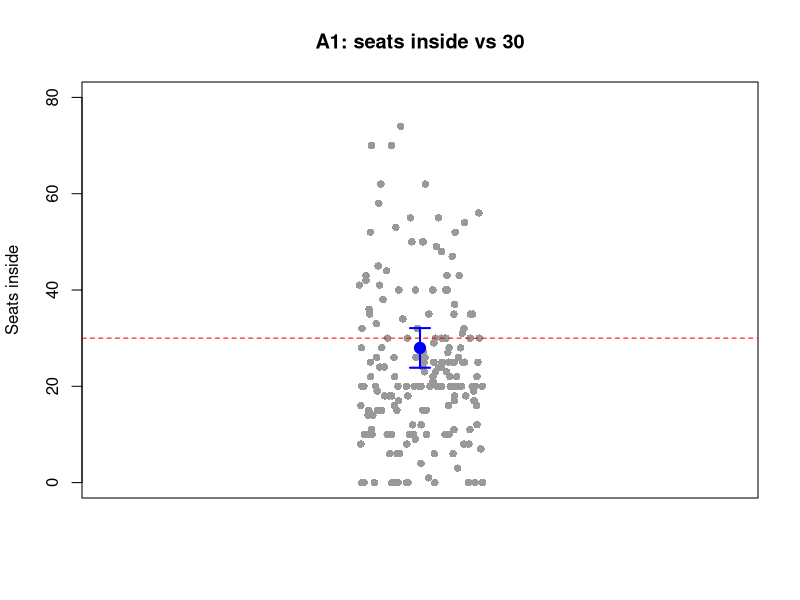
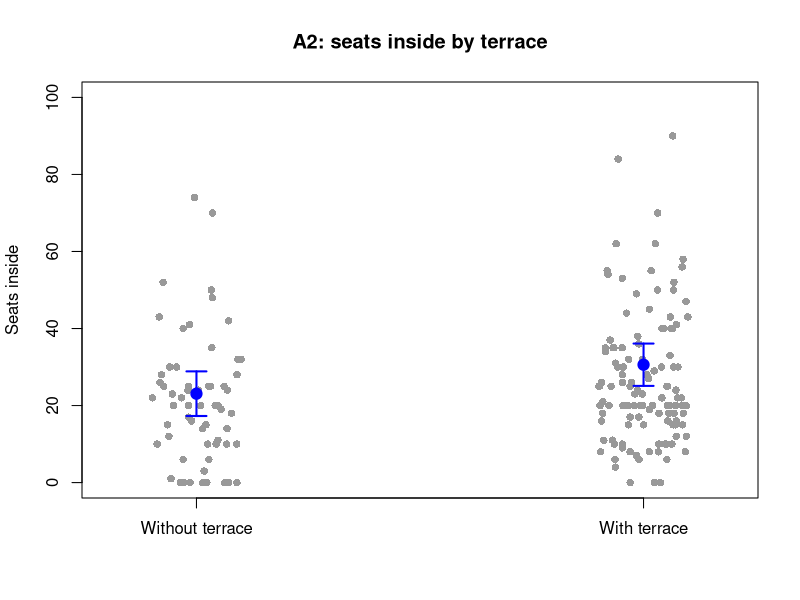
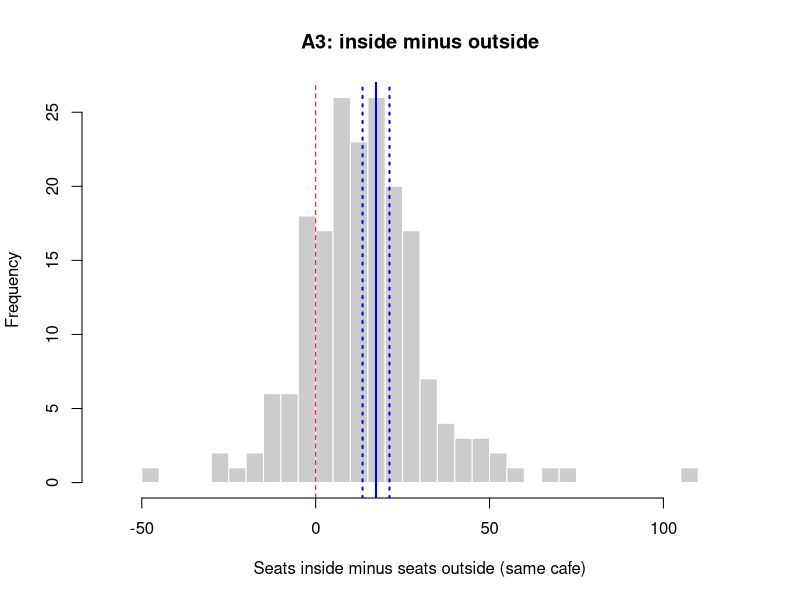
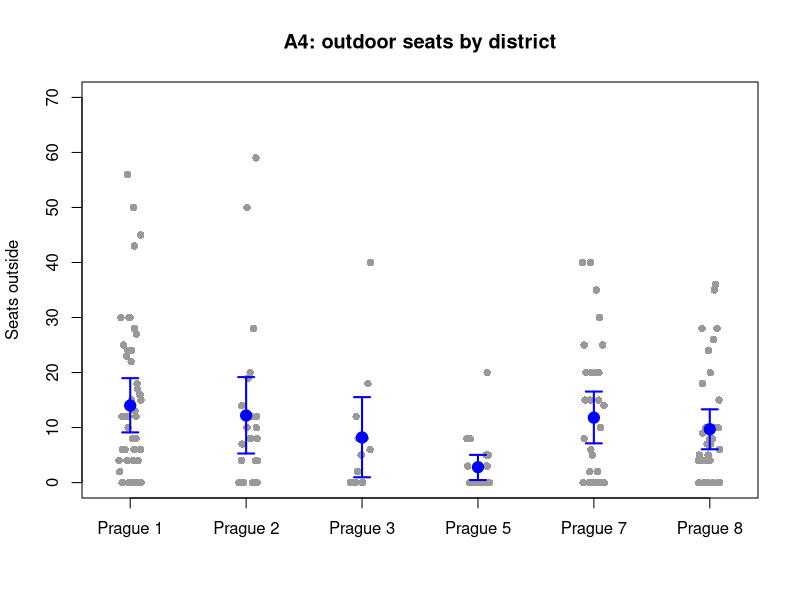
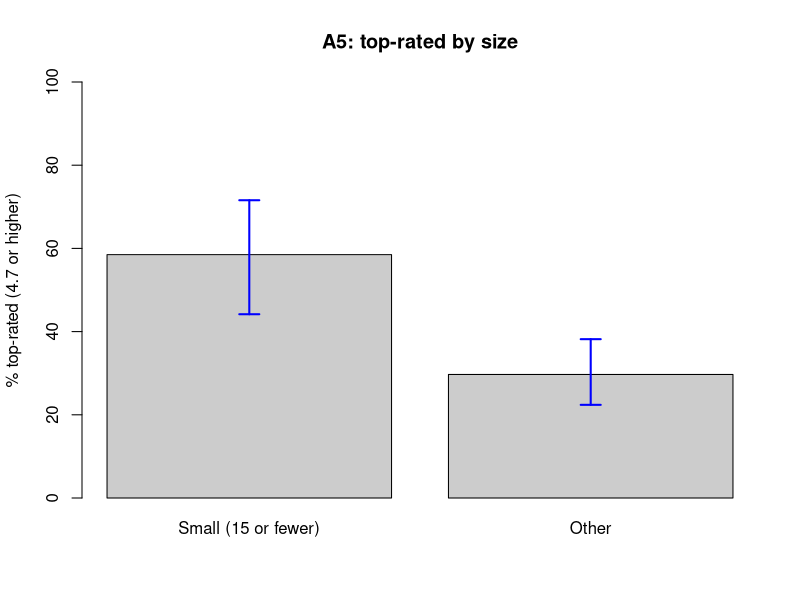

Source code (R) for these figures, in order:

library(xtable)
library(rstatix)

dir.create("report/tables",  recursive = TRUE, showWarnings = FALSE)
dir.create("report/figures", recursive = TRUE, showWarnings = FALSE)

# WHAT: a helper that writes a p-value the way the brief wants:
#       3 decimals, no leading zero (".031"), and "< .001" for tiny values.
# HOW:  sprintf("%.3f", p) gives 3 decimals ("0.031"); sub("^0", "", ...) deletes
#       the leading 0; ifelse() picks "< .001" when p is smaller than .001.
fp <- function(p) ifelse(p < .001, "< .001", sub("^0", "", sprintf("%.3f", p)))

# WHAT: a helper that saves a results table as report/tables/<name>_table.tex.
# HOW:  xtable() converts it; print(file = ) writes it; no row numbers;
#       booktabs = clean lines; floating = FALSE (caption is in report.tex).
save_tab <- function(tab, name) {
  print(xtable(tab), file = paste0("report/tables/", name, "_table.tex"),
        include.rownames = FALSE, booktabs = TRUE, floating = FALSE)
}



df <- read.csv("analysis/dataset.csv")


# A1: Is the average number of seats inside different from 30?
#   H0: the mean number of seats inside = 30
#   H1: the mean is different from 30 (two-tailed: the question says
#       "different", not "more" or "less")
#   Method: parametric (decision table: n = 193, CLT applies)
#           -> one-sample t-test

x <- na.omit(df$seats_inside)

a1 <- t.test(x, mu = 30)

a1

(mean(x)-30) / sd(x)

median(x)


A1 <- data.frame(n = length(x), mean = round(mean(x), 1),
                 ci_low = round(a1$conf.int[1], 1), ci_high = round(a1$conf.int[2], 1),
                 median = median(x), t = round(a1$statistic, 2), df = a1$parameter,
                 p = fp(a1$p.value), d = round((mean(x) - 30) / sd(x), 2))
A1
save_tab(A1, "A1")

# WHAT: the A1 figure: every cafe as a grey dot, the mean with its 95% CI in blue,
#       and the benchmark of 30 as a red dashed line.
# HOW:  pdf() opens the file; stripchart() draws one dot per cafe (method =
#       "jitter" spreads them sideways; ylim zooms to 0-80 seats);
#       abline(h = 30) draws the line; points() draws the mean;
#       arrows(..., code = 3, angle = 90) draws the CI as a bar with flat ends;
#       dev.off() saves the file.
pdf("report/figures/A1_figure.pdf", width = 5, height = 4)
stripchart(x, method = "jitter", vertical = TRUE, pch = 16, col = "grey60",
           ylim = c(0, 80), ylab = "Seats inside", main = "A1: seats inside vs 30")
abline(h = 30, lty = 2, col = "red")
points(1, mean(x), pch = 19, col = "blue", cex = 1.5)
arrows(1, a1$conf.int[1], 1, a1$conf.int[2], angle = 90, code = 3,
       length = 0.1, col = "blue", lwd = 2)
dev.off()




#A2: Do cafes WITH outdoor seating have MORE seats inside than cafes without?
  #   H0: the mean seats inside is the same in both groups
  #   H1: it is HIGHER in cafes with outdoor seating (one-tailed: "more")
  #   Method: parametric (both groups n >= 30, CLT applies) -> Welch's t-test
  #   Difference = with terrace minus without
  
x_with <- na.omit(df$seats_inside[df$has_outdoor %in% TRUE])
x_without <- na.omit(df$seats_inside[df$has_outdoor %in% FALSE])

mean(x_with)

mean(x_without)

a2 <- t.test(x_with, x_without, alternative = "greater")
a2

t.test(x_with,x_without)$conf.int

sp <- sqrt(((length(x_with) - 1) * var(x_with) + (length(x_without) - 1) * var(x_without)) /
             (length(x_with) + length(x_without) - 2))
(mean(x_with) - mean(x_without)) / sp



#-
# WHAT: the two-sided 95% CI of the difference, and Cohen's d, stored for the table.
# HOW:  $conf.int from the two-tailed test; d = difference / pooled sd.
ci2 <- t.test(x_with, x_without)$conf.int
d2  <- (mean(x_with) - mean(x_without)) / sp

# WHAT: the A2 table: both groups' n and means, the difference, its CI,
#       Welch's t and df, the one-tailed p, and d.
# HOW:  data.frame() with one row; round() for decimals; fp() formats p.
A2 <- data.frame(n_with = length(x_with), n_without = length(x_without),
                 mean_with = round(mean(x_with), 1), mean_without = round(mean(x_without), 1),
                 difference = round(mean(x_with) - mean(x_without), 1),
                 ci_low = round(ci2[1], 1), ci_high = round(ci2[2], 1),
                 t = round(a2$statistic, 2), df = round(a2$parameter, 2),
                 p_one_tailed = fp(a2$p.value), d = round(d2, 2))
A2
save_tab(A2, "A2")

# WHAT: the A2 figure: dots for each cafe in both groups, plus each group's
#       mean with its 95% CI in blue.
# HOW:  stripchart(list(...)) draws one column of dots per group;
#       t.test(group)$conf.int gives each group's own CI;
#       points() and arrows() draw the means and CIs at positions 1 and 2.
pdf("report/figures/A2_figure.pdf", width = 5, height = 4)
stripchart(list("Without terrace" = x_without, "With terrace" = x_with),
           method = "jitter", vertical = TRUE, pch = 16, col = "grey60",
           ylim = c(0, 100), ylab = "Seats inside", main = "A2: seats inside by terrace")
ci_without <- t.test(x_without)$conf.int
ci_with    <- t.test(x_with)$conf.int
points(c(1, 2), c(mean(x_without), mean(x_with)), pch = 19, col = "blue", cex = 1.5)
arrows(c(1, 2), c(ci_without[1], ci_with[1]), c(1, 2), c(ci_without[2], ci_with[2]),
       angle = 90, code = 3, length = 0.1, col = "blue", lwd = 2)
dev.off()




# A3: How many MORE seats does a cafe have inside than outside?
#   H0: the mean difference (inside minus outside) = 0
#   H1: the mean difference is greater than 0 (one-tailed: "more")
#   Method: parametric (n = 191, CLT applies) -> paired t-test

both <- !is.na(df$seats_inside) & !is.na(df$seats_outside
                                        )
inside <- df$seats_inside[both]
outside <- df$seats_outside[both]

d3 <- inside - outside

mean(d3)

a3 <- t.test(inside, outside, paired = TRUE, alternative = "greater")
a3

t.test(inside, outside, paired = TRUE)$conf.int

mean(d3) / sd(d3)

#-

# WHAT: the two-sided 95% CI of the mean difference, stored for the table.
# HOW:  $conf.int from the two-tailed paired test.
ci3 <- t.test(inside, outside, paired = TRUE)$conf.int

# WHAT: the A3 table: n, mean inside, mean outside, mean difference, CI, t, df,
#       one-tailed p, and dz.
# HOW:  data.frame() with one row.
A3 <- data.frame(n = length(d3), mean_inside = round(mean(inside), 1),
                 mean_outside = round(mean(outside), 1),
                 difference = round(mean(d3), 1),
                 ci_low = round(ci3[1], 1), ci_high = round(ci3[2], 1),
                 t = round(a3$statistic, 2), df = a3$parameter,
                 p_one_tailed = fp(a3$p.value), dz = round(mean(d3) / sd(d3), 2))
A3
save_tab(A3, "A3")

# WHAT: the A3 figure: a histogram of the per-cafe differences, a red line at 0
#       (no difference), and the mean difference with its CI in blue.
# HOW:  hist(); abline(v = 0) draws a vertical line; abline(v = c(...)) draws the CI
#       ends as dashed blue lines; xlim zooms to -60..120.
pdf("report/figures/A3_figure.pdf", width = 6, height = 4)
hist(d3, breaks = 40, col = "grey80", border = "white", xlim = c(-60, 120),
     xlab = "Seats inside minus seats outside (same cafe)", main = "A3: inside minus outside")
abline(v = 0, lty = 2, col = "red")
abline(v = mean(d3), col = "blue", lwd = 2)
abline(v = ci3, col = "blue", lty = 3, lwd = 2)
dev.off()

#A4: Does the number of outdoor seats differ between districts?
  #   H0: outdoor seats are distributed the same way in all six districts
  #   H1: at least one district differs
  #   Method: NON-parametric (Prague 2, 3, 5 have n < 30 and skewed data)
  #           -> Kruskal-Wallis test, then Dunn's pairwise test (Holm-adjusted)
  # =============================================================================

d4 <- df[!is.na(df$district_A4) & !is.na(df$seats_outside), ]

tapply(d4$seats_outside, d4$district_A4, length)
tapply(d4$seats_outside, d4$district_A4, mean)
tapply(d4$seats_outside, d4$district_A4, median)

a4 <- kruskal.test(seats_outside ~ district_A4, data = d4)

a4

library(rstatix)

dunn_test(d4, seats_outside ~ district_A4, p.adjust.method = "holm")

#-
# WHAT: the Dunn results stored (so they can be saved), and the post hoc table:
#       each pair, z, raw p and Holm-adjusted p.
# HOW:  '<-' stores the result; data.frame() picks the columns; fp() formats p.
post4 <- dunn_test(d4, seats_outside ~ district_A4, p.adjust.method = "holm")
A4_post <- data.frame(pair = paste(post4$group2, "vs", post4$group1),
                      z = round(post4$statistic, 2),
                      p = fp(post4$p), p_holm = fp(post4$p.adj))
save_tab(A4_post, "A4_posthoc")

# WHAT: each district's n, mean, 95% CI and median, plus the Kruskal-Wallis result.
# HOW:  tapply() per district; t.test()$conf.int gives each district's CI;
#       sapply() runs it for every district.
districts <- sort(unique(d4$district_A4))
ci4 <- sapply(districts, function(d) t.test(d4$seats_outside[d4$district_A4 == d])$conf.int)
A4 <- data.frame(district = districts,
                 n = as.vector(tapply(d4$seats_outside, d4$district_A4, length)),
                 mean = round(as.vector(tapply(d4$seats_outside, d4$district_A4, mean)), 1),
                 ci_low = round(ci4[1, ], 1), ci_high = round(ci4[2, ], 1),
                 median = as.vector(tapply(d4$seats_outside, d4$district_A4, median)))
A4$test <- c(paste0("Kruskal-Wallis H(", a4$parameter, ") = ", round(a4$statistic, 2),
                    ", p = ", fp(a4$p.value)), rep("", length(districts) - 1))
A4
save_tab(A4, "A4")

# WHAT: the A4 figure: dots for every cafe per district, plus each district's
#       mean with its 95% CI in blue.
# HOW:  stripchart(values ~ group) draws one column per district; points() and
#       arrows() add the means and CIs at positions 1 to 6.
pdf("report/figures/A4_figure.pdf", width = 7, height = 4)
stripchart(seats_outside ~ district_A4, data = d4, method = "jitter", vertical = TRUE,
           pch = 16, col = "grey60", ylim = c(0, 70), ylab = "Seats outside",
           main = "A4: outdoor seats by district")
points(1:6, A4$mean, pch = 19, col = "blue", cex = 1.5)
arrows(1:6, ci4[1, ], 1:6, ci4[2, ], angle = 90, code = 3, length = 0.08, col = "blue", lwd = 2)
dev.off()
# =============================================================================
# A5: Is a SMALL cafe (15 or fewer seats inside) MORE likely to be top-rated
#     (4.7 or higher) than other cafes? By how many percentage points?
#   H0: the share of top-rated cafes is the same for small and other cafes
#   H1: it is HIGHER for small cafes (one-tailed: "more likely")
#   Method: two yes/no variables -> 2x2 table and chi-square test
# =============================================================================


d5 <- df[!is.na(df$small_cafe) & !is.na(df$top_rated), ]

tab5 <- table(small = d5$small_cafe, top_rated = d5$top_rated)

tab5

round(100* prop.table(tab5, 1), 1)

a5 <- chisq.test(tab5, correct = FALSE)
a5
a5$expected

sqrt(a5$statistic / sum(tab5))



#-

# WHAT: the one-tailed test of "small cafes are MORE often top-rated", and the
#       95% CI of the difference in percentage points.
# HOW:  prop.test(successes, group sizes): the small cafes come FIRST, so
#       alternative = "greater" means "small is higher". tab5["TRUE", "TRUE"]
#       = small AND top-rated; sum(tab5["TRUE", ]) = all small cafes.
top   <- c(tab5["TRUE", "TRUE"], tab5["FALSE", "TRUE"])
sizes <- c(sum(tab5["TRUE", ]), sum(tab5["FALSE", ]))
p5_one <- prop.test(top, sizes, alternative = "greater", correct = FALSE)
p5_two <- prop.test(top, sizes, correct = FALSE)

# WHAT: the A5 table: % top-rated in each group, the difference in percentage
#       points with its CI, chi-square, one-tailed p, Cramer's V.
# HOW:  100 x proportions; $conf.int from the two-tailed test.
A5 <- data.frame(pct_small = round(100 * top[1] / sizes[1], 1),
                 pct_other = round(100 * top[2] / sizes[2], 1),
                 difference_pp = round(100 * (top[1] / sizes[1] - top[2] / sizes[2]), 1),
                 ci_low = round(100 * p5_two$conf.int[1], 1),
                 ci_high = round(100 * p5_two$conf.int[2], 1),
                 chi2 = round(a5$statistic, 2), N = sum(tab5),
                 p_one_tailed = fp(p5_one$p.value),
                 V = round(sqrt(a5$statistic / sum(tab5)), 2),
                 min_expected = round(min(a5$expected), 1))
A5
save_tab(A5, "A5")

# WHAT: the A5 figure: a bar per group (% top-rated) with its 95% CI.
# HOW:  barplot() returns the bar positions (stored in 'bars'); each group's own
#       CI comes from prop.test(); arrows() draws them on the bars.
ci_small <- 100 * prop.test(top[1], sizes[1])$conf.int
ci_other <- 100 * prop.test(top[2], sizes[2])$conf.int
pdf("report/figures/A5_figure.pdf", width = 4.5, height = 4)
bars <- barplot(c("Small (15 or fewer)" = A5$pct_small, "Other" = A5$pct_other),
                ylim = c(0, 100), col = "grey80", ylab = "% top-rated (4.7 or higher)",
                main = "A5: top-rated by size")
arrows(bars, c(ci_small[1], ci_other[1]), bars, c(ci_small[2], ci_other[2]),
       angle = 90, code = 3, length = 0.1, col = "blue", lwd = 2)
dev.off()
